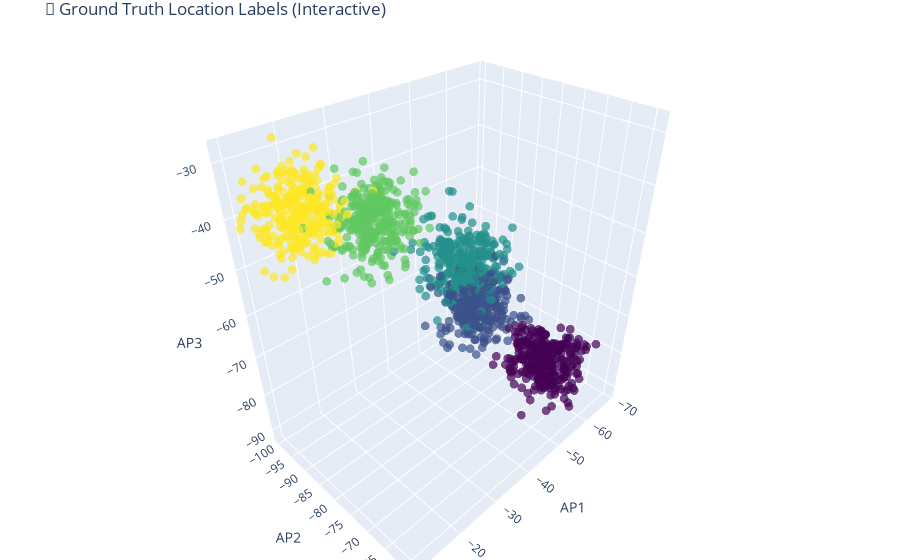

Notebook code cell kept with this figure:
### Markdown cell above
## 🧭 Ground Truth Location Labels: 3D Interactive View

This interactive 3D scatter plot visualizes the **actual locations** of the data samples:

- Each point represents a sample characterized by RSSI values from three access points (AP1, AP2, AP3).
- Colors correspond to the **true labels** (i.e., known locations), providing a reference distribution of positions in signal space.

This visualization serves as a baseline to compare against the K-means clustering output, highlighting how accurately the model grouped the samples relative to their actual locations.

### Code cell
# Interactive 3D scatter plot for Ground Truth
fig_truth = go.Figure()

fig_truth.add_trace(go.Scatter3d(
    x=X[:, 0], y=X[:, 1], z=X[:, 2],
    mode='markers',
    marker=dict(size=3, color=y_true, colorscale='Viridis', opacity=0.7),
    name='Samples (Ground Truth)'
))

fig_truth.update_layout(
    title="📡 Ground Truth Location Labels (Interactive)",
    scene=dict(xaxis_title="AP1", yaxis_title="AP2", zaxis_title="AP3"),
    margin=dict(l=0, r=0, t=30, b=0),
    legend=dict(x=0.8, y=0.95)
)

fig_truth.show()

### Figure 1 — Plotly figure (JSON) as saved in the notebook; plotly's stock layout.template omitted (floating-point values rounded to 4 significant figures; data arrays with more than 128 entries replaced by an {"elided": "..."} marker saying what was removed)
{"data": [{"marker": {"color": {"elided": "1500 int values"}, "colorscale": [[0, "#440154"], [0.1111, "#482878"], [0.2222, "#3e4989"], [0.3333, "#31688e"], [0.4444, "#26828e"], [0.5556, "#1f9e89"], [0.6667, "#35b779"], [0.7778, "#6ece58"], [0.8889, "#b5de2b"], [1, "#fde725"]], "opacity": 0.7, "size": 3}, "mode": "markers", "name": "Samples (Ground Truth)", "type": "scatter3d", "x": {"elided": "1500 float values"}, "y": {"elided": "1500 float values"}, "z": {"elided": "1500 float values"}}], "layout": {"legend": {"x": 0.8, "y": 0.95}, "margin": {"b": 0, "l": 0, "r": 0, "t": 30}, "scene": {"xaxis": {"title": {"text": "AP1"}}, "yaxis": {"title": {"text": "AP2"}}, "zaxis": {"title": {"text": "AP3"}}}, "title": {"text": "📡 Ground Truth Location Labels (Interactive)"}}}
